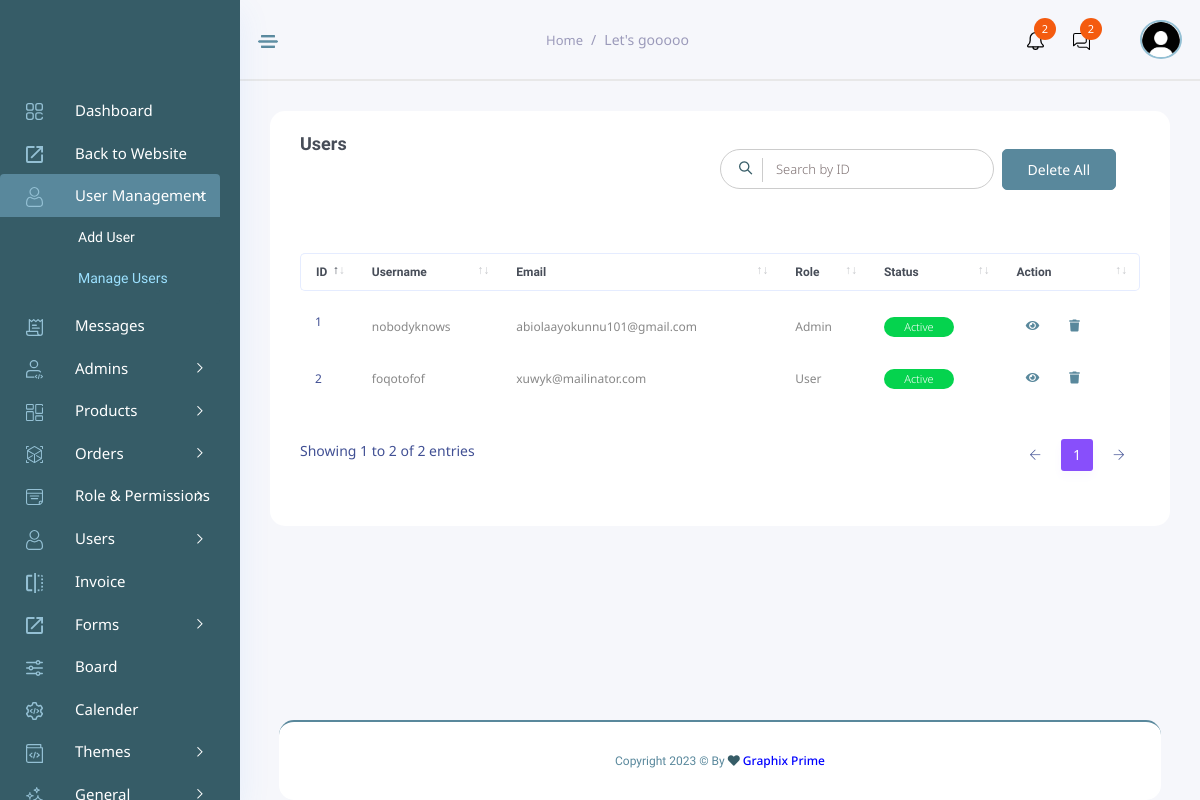
Before: /admins/manage_members (signed in) with the older database file.
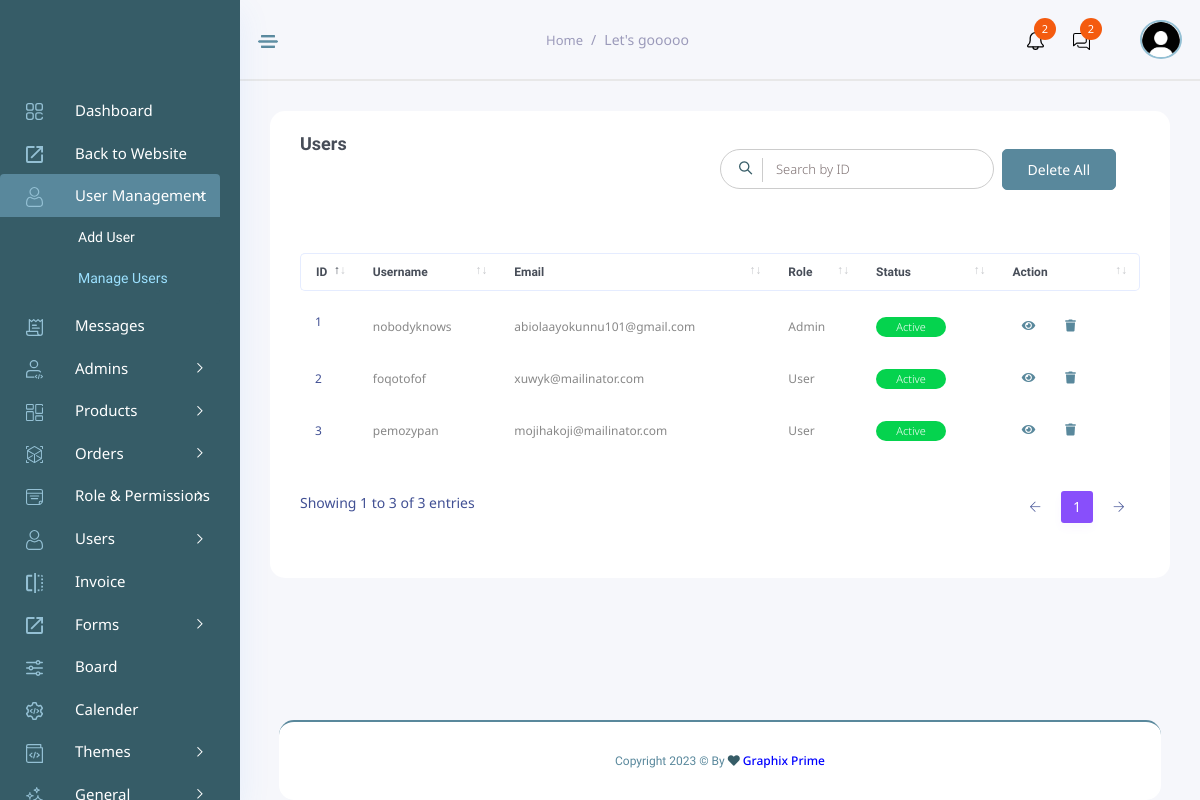
After: the same page with the newer database file.
### member/models.py (models this page shows, shortened)
class CustomUser(AbstractUser):
    phone_number = models.CharField(max_length=15, blank=True)
    profile_img = models.ImageField(upload_to="static/profile_images", blank=True)

### admins/views.py (the view)
# urls.py: path('manage_members', views.manage_member, name='manage_member'),
@login_required
def manage_member(request):
    member_list = CustomUser.objects.all()
    query = request.GET.get('query', '')
    results = []
    if (query != ''):
        results = CustomUser.objects.filter(
            Q(id__icontains = query)
        )
        context = {
            'member_list': results,
            'query': query
        }
    else:
        context = {
            'member_list': member_list
        }
    return render(request, 'admins/manage_members.html', context)

### admins/templates/admins/manage_members.html (shortened to what this page needs)
{% extends 'admins/base.html' %}
{% load static %}
{% block content%}
<div class="main_content_iner ">
    <div class="container-fluid p-0">
        <div class="row justify-content-center">
            <div class="col-lg-12">
                <div class="white_card card_height_100 mb_30">
                    <div class="white_card_header">
                        <div class="box_header m-0">
                            <div class="main-title row justify-content-between w-100">
                                <h3 class="m-0 col-lg-3">
                                    Users
                                </h3>
                                <div class="box_right d-flex lms_block col-lg-6 my-3">
                                    <div class="serach_field_2">
                                        <div class="search_inner">
                                            <form action="{% url 'manage_member' %}" method="get">
                                                <div class="search_field">
                                                    <input type="text" name="query" value="{{ query }}" placeholder="Search by ID">
                                                </div>
                                                <button type="submit"><i class="ti-search"></i></button>
                                            </form>
                                        </div>
                                    </div>
                                    <div class="add_button ms-2">
                                        <button type="button" class="btn_1" data-bs-toggle="modal" data-bs-target="#exampleModalLong">
                                            Delete all
                                        </button>
                                    </div>
                                </div>
                            </div>
                        </div>
                    </div>
                    <div class="white_card_body">
                        <div class="QA_section">
                            <div class="QA_table mb_30">
                                <table class="table lms_table_active3 ">
                                    <thead>
                                        <tr>
                                            <th scope="col">ID</th>
                                            <th scope="col">Username</th>
                                            <th scope="col">Email</th>
                                            <th scope="col">Role</th>
                                            <th scope="col">Status</th>
                                            <th scope="col">Action</th>
                                        </tr>
                                    </thead>
                                    <tbody>
                                        {% for member in member_list %}
                                        <tr>
                                            <th scope="row">{{member.id}}</th>
                                            <td>{{member.username}}</td>
                                            <td>{{member.email}}</td>
                                            <td>
                                                {% if member.is_superuser == 1 %}Admin{% else %}User{% endif %}
                                            </td>
                                            <td>
                                                <a href="#" class="status_btn">
                                                    {% if member.is_active == 1 %}Active{% else %}Inactive{% endif %}
                                                </a>
                                            </td>
                                            <td>
                                                <div class="action_btns d-flex">
                                                    <a href="{% url 'view_member' member.id %}" title="View User"><i class="fas fa-eye action_btn mr_10"></i></a>
                                                    <a href="{% url 'delete_member_alt' member.id %}" title="Delete User"> <i class="fas fa-trash action_btn"></i></a>
                                                </div>
                                            </td>
                                        </tr>
                                        {% endfor %}
                                    </tbody>
                                </table>
                            </div>
                        </div>
                    </div>
                </div>
            </div>
        </div>
    </div>
</div>
{% endblock %}

### admins/templates/admins/base.html (shortened to what this page needs)
{% load static %}
<!DOCTYPE html>
<html lang="zxx">
<head>
    <link href="https://cdn.jsdelivr.net/npm/bootstrap@5.3.3/dist/css/bootstrap.min.css" rel="stylesheet">
	<link rel="stylesheet" href="{% static 'style/style1.css' %}">
    <link rel="stylesheet" href="{% static 'css/bootstrap1.min.css' %}" />
    <link rel="stylesheet" href="{% static 'vendors/themefy_icon/themify-icons.css' %}" />
    <link rel="stylesheet" href="{% static 'vendors/niceselect/css/nice-select.css' %}" />
    <link rel="stylesheet" href="{% static 'vendors/owl_carousel/css/owl.carousel.css' %}" />
    <link rel="stylesheet" href="{% static 'vendors/gijgo/gijgo.min.css' %}" />
    <link rel="stylesheet" href="{% static 'vendors/font_awesome/css/all.min.css' %}" />
    <link rel="stylesheet" href="{% static 'vendors/tagsinput/tagsinput.css' %}" />
    <link rel="stylesheet" href="{% static 'vendors/datepicker/date-picker.css' %}" />
    <link rel="stylesheet" href="{% static 'vendors/vectormap-home/vectormap-2.0.2.css' %}" />
    <link rel="stylesheet" href="{% static 'vendors/scroll/scrollable.css' %}" />
    <link rel="stylesheet" href="{% static 'vendors/datatable/css/jquery.dataTables.min.css' %}" />
    <link rel="stylesheet" href="{% static 'vendors/datatable/css/responsive.dataTables.min.css' %}" />
    <link rel="stylesheet" href="{% static 'vendors/datatable/css/buttons.dataTables.min.css' %}" />
    <link rel="stylesheet" href="{% static 'vendors/text_editor/summernote-bs4.css' %}" />
    <link rel="stylesheet" href="{% static 'vendors/morris/morris.css' %}">
    <link rel="stylesheet" href="{% static 'vendors/material_icon/material-icons.css' %}" />
    <link rel="stylesheet" href="{% static 'css/metisMenu.css' %}">
    <link rel="stylesheet" href="{% static 'css/style1.css' %}" />
    <link rel="stylesheet" href="{% static 'css/colors/default.css' %}" id="colorSkinCSS">
</head>
<body class="crm_body_bg">
    {% include 'admins/includes/sidebar.html' %}
<section class="main_content dashboard_part large_header_bg">
    {% include 'admins/includes/navbar.html' %}
{% block content %}
{% endblock %}
</section>
{% include 'admins/includes/footer.html' %}
</body>
</html>

### admins/templates/admins/includes/sidebar.html (shortened to what this page needs)
{% load static %}
<nav class="sidebar dark_sidebar">
    <div class="logo d-flex justify-content-between">
    </div>
    <ul id="sidebar_menu">
        <li class>
            <a href="{% url 'dashboard' %}" aria-expanded="false">
                <div class="nav_icon_small">
                    <img src="{% static 'img/menu-icon/dashboard.svg' %}" alt>
                </div>
                <div class="nav_title">
                    <span class="text-white">Dashboard</span>
                </div>
            </a>
        </li>
        <li class>
            <a href="{% url 'home' %}" aria-expanded="false">
                <div class="nav_icon_small">
                    <img src="{% static 'img/menu-icon/8.svg' %}" alt>
                </div>
                <div class="nav_title">
                    <span class="text-white">Back to Website</span>
                </div>
            </a>
        </li>
    <li class>
    <a class="has-arrow" href="#" aria-expanded="false">
    <div class="nav_icon_small">
    <img src="{% static 'img/menu-icon/5.svg' %}" alt>
    </div>
    <div class="nav_title">
    <span class="text-white">User Management</span>
    </div>
    </a>
    <ul>
    <li><a href="{% url 'add_member' %}">Add User</a></li>
    <li><a href="{% url 'manage_member' %}">Manage Users</a></li>
    </ul>
    </li>
    <li>
        <a href="{% url 'user_messages' %}" aria-expanded="false">
            <div class="nav_icon_small">
                <img src="{% static 'img/menu-icon/20.svg' %}" alt>
            </div>
            <div class="nav_title">
                <span class="text-white">Messages</span>
            </div>
        </a>
    </li>
    <li class>
        <a class="has-arrow" href="#" aria-expanded="false">
            <div class="nav_icon_small">
                <img src="{% static 'img/menu-icon/4.svg' %}" alt>
            </div>
            <div class="nav_title">
                <span class="text-white">Admins</span>
            </div>
        </a>
    </li>
    <li class>
    <a class="has-arrow" href="#" aria-expanded="false">
    <div class="nav_icon_small">
    <img src="{% static 'img/menu-icon/6.svg' %}" alt>
    </div>
    <div class="nav_title">
    <span class="text-white">Products</span>
    </div>
    </a>
    </li>
    <li class>
    <a class="has-arrow" href="#" aria-expanded="false">
    <div class="nav_icon_small">
    <img src="{% static 'img/menu-icon/3.svg' %}" alt>
    </div>
    <div class="nav_title">
    <span class="text-white">Orders</span>
    </div>
    </a>
    </li>
    <li class>
    <a class="has-arrow" href="#" aria-expanded="false">
    <div class="nav_icon_small">
    <img src="{% static 'img/menu-icon/11.svg' %}" alt>
    </div>
    <div class="nav_title">
    <span class="text-white">Role & Permissions</span>
    </div>
    </a>
    </li>
    <li class>
    <a class="has-arrow" href="#" aria-expanded="false">
    <div class="nav_icon_small">
    <img src="{% static 'img/menu-icon/5.svg' %}" alt>
    </div>
    <div class="nav_title">
    <span class="text-white">Users</span>
    </div>
    </a>
    </li>
    <li class>
    <a href="invoice.html" aria-expanded="false">
    <div class="nav_icon_small">
    <img src="{% static 'img/menu-icon/7.svg' %}" alt>
    </div>
    <div class="nav_title">
    <span class="text-white">Invoice</span>
    </div>
    </a>
    </li>
    <li class>
    <a class="has-arrow" href="#" aria-expanded="false">
    <div class="nav_icon_small">
    <img src="{% static 'img/menu-icon/8.svg' %}" alt>
    </div>
    <div class="nav_title">
    <span class="text-white">Forms</span>
    </div>
    </a>
    </li>
    <li class>
    <a href="Board.html" aria-expanded="false">
    <div class="nav_icon_small">
    <img src="{% static 'img/menu-icon/9.svg' %}" alt>
    </div>
    <div class="nav_title">
    <span class="text-white">Board</span>
    </div>
    </a>
    </li>
    <li class>
    <a href="calender.html" aria-expanded="false">
    <div class="nav_icon_small">
    <img src="{% static 'img/menu-icon/10.svg' %}" alt>
    </div>
    <div class="nav_title">
    <span class="text-white">Calender</span>
    </div>
    </a>
    </li>
    <li class>
    <a class="has-arrow" href="#" aria-expanded="false">
    <div class="nav_icon_small">
    <img src="{% static 'img/menu-icon/2.svg' %}" alt>
    </div>
    <div class="nav_title">
    <span class="text-white">Themes</span>
    </div>
    </a>
    </li>
    <li class>
    <a class="has-arrow" href="#" aria-expanded="false">
    <div class="nav_icon_small">
    <img src="{% static 'img/menu-icon/12.svg' %}" alt>
    </div>
    <div class="nav_title">
    <span class="text-white">General</span>
    </div>
    </a>
    </li>
    </ul>
    </nav>

### admins/templates/admins/includes/navbar.html (shortened to what this page needs)
{% load static %}
<div class="container-fluid g-0">
    <div class="row">
    <div class="col-lg-12 p-0 ">
    <div class="header_iner d-flex justify-content-between align-items-center">
    <div class="line_icon open_miniSide d-none d-lg-block">
        <img src="{% static 'img/line_img.png' %}" alt="" role="button">
    </div>
    <div class="serach_field-area d-flex align-items-center" style="background: transparent;">
        <ol class="breadcrumb page_bradcam mb-0">
            <li class="breadcrumb-item"><a href="{% url 'dashboard' %}">Home</a></li>
            <li class="breadcrumb-item active">Let's gooooo</li>
        </ol>
    </div>
    <div class="header_right d-flex justify-content-between align-items-center">
    <div class="header_notification_warp d-flex align-items-center">
    <li>
    <a class="bell_notification_clicker" title="View Tasks" href="#"> <img src="{% static 'img/icon/bell.svg' %}" alt>
    <span>2</span>
    </a>
    </li>
    <li>
    <a class="CHATBOX_open" href="#"> <img src="{% static 'img/icon/msg.svg' %}" alt> <span>2</span> </a>
    </li>
    </div>
    <div class="profile_info">
    <img src="{% if user.profile_img %}{{ user.profile_img.url }}{% else %}{% static 'profile_images/default-img.jpg' %}{% endif %}" alt="#">
    </div>
    </div>
    </div>
    </div>
    </div>
</div>

### admins/templates/admins/includes/footer.html
<div class="footer_part fixed_footer">
    <div class="container-fluid">
    <div class="row">
    <div class="col-lg-12">
    <div class="footer_iner text-center">
    <p>Copyright 2023 © By <a href="http://ayokunnuabiola.liveblog365.com/?i=1" target="_blank"> <i class="fa fa-heart"></i> Graphix Prime</a></p>
    </div>
    </div>
    </div>
    </div>
    </div>

### admins/templates/admins/includes/tasks.html (shortened to what this page needs)
{% load static %}

### static/style/style1.css (style rules this page uses)
html { scroll-behavior: smooth; }
:root { --bg-color:#f6f7fb; --bg-sub-color:#fff; --sub-color:#59889C; --main-color:#365C67; }
* { padding: 0; margin: 0; box-sizing: border-box; list-style: none; text-decoration: none; color: var(--main-color); font-family: "Noto Sans", sans-serif; font-optical-sizing: auto; font-style: normal; font-variation-settings:"wdth" 100; }
body { background: var(--bg); color: var(--main-color); }

### static/css/metisMenu.css (style rules this page uses)
.metismenu .has-arrow { position:relative }
.metismenu .has-arrow::after { position:absolute;content:'';transform:rotate(-90deg) translate(0,-50%);transform-origin:top;top:50%;transition:all .3s ease-out;right:40px;content:"\e64b";font-family:themify;color:#a5adc6;font-weight:600;font-size:14px }
.metismenu .mm-active>.has-arrow::after,.metismenu .has-arrow[aria-expanded=true]::after { transform:rotate(180deg) translate(0,-50%) }

Changed rows visible on the page:
added CustomUser: id "3", username "pemozypan", email "mojihakoji@mailinator.com", is_superuser "User", is_active "Active"
Other visible differences:
text written by a page script: "Showing 1 to 2 of 2 entries 1" → "Showing 1 to 3 of 3 entries 1"
